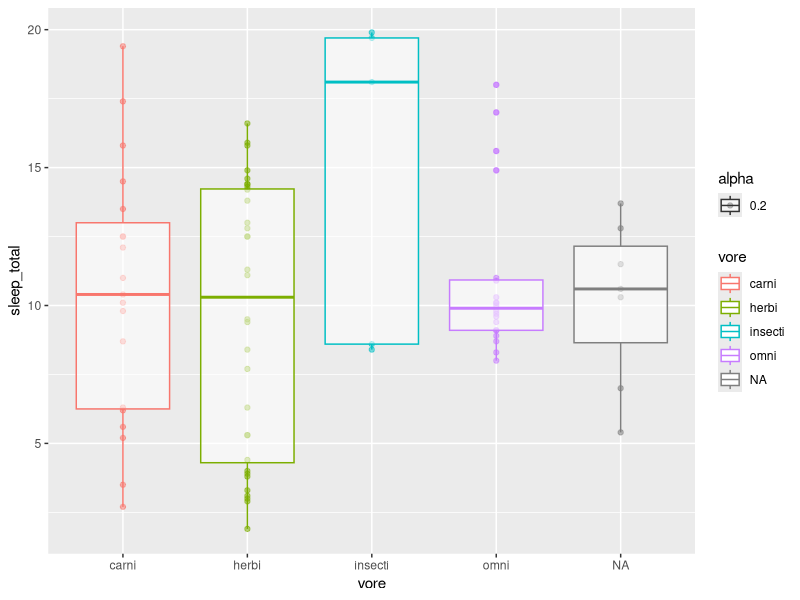
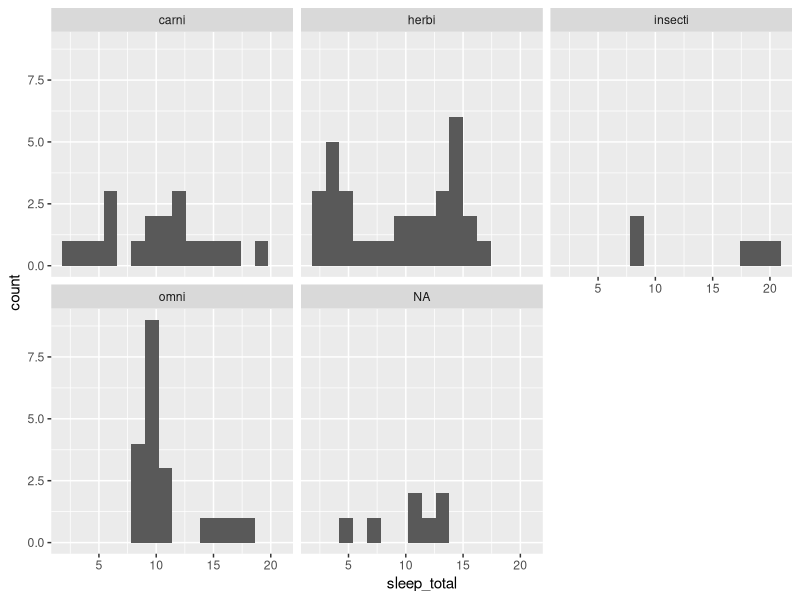
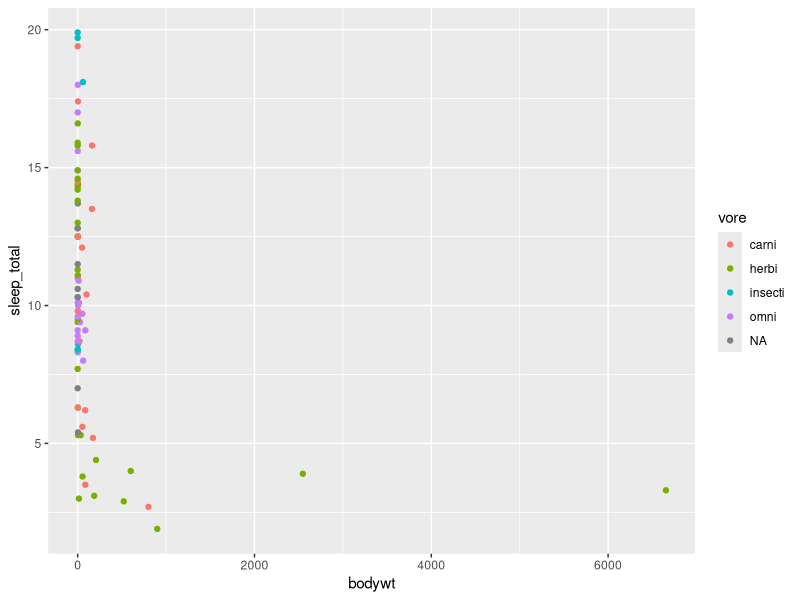
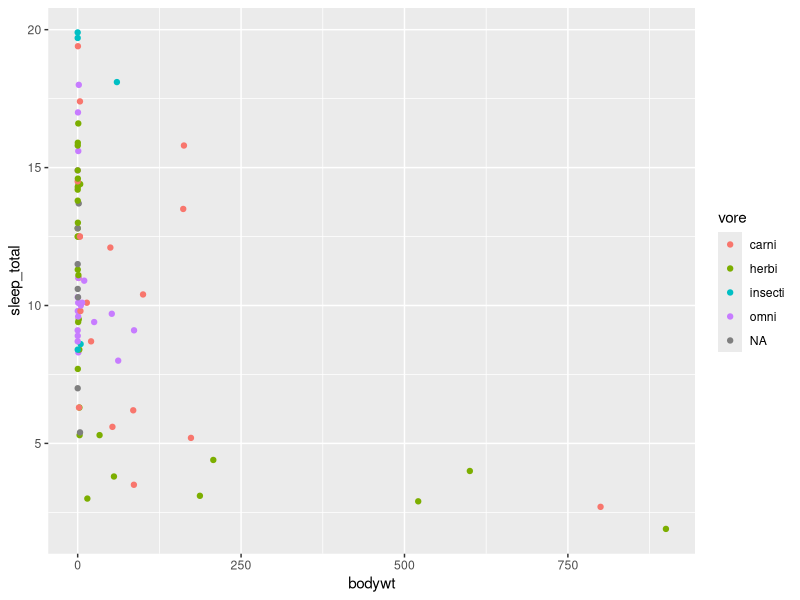
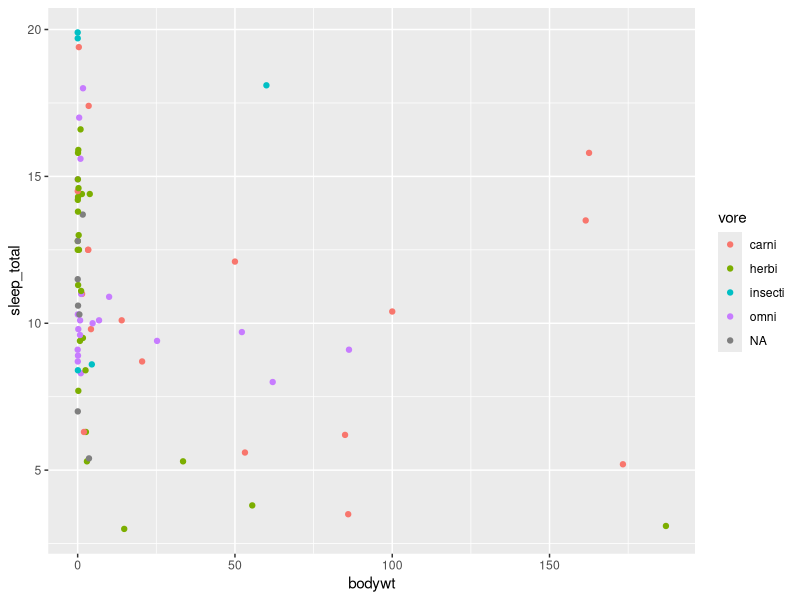
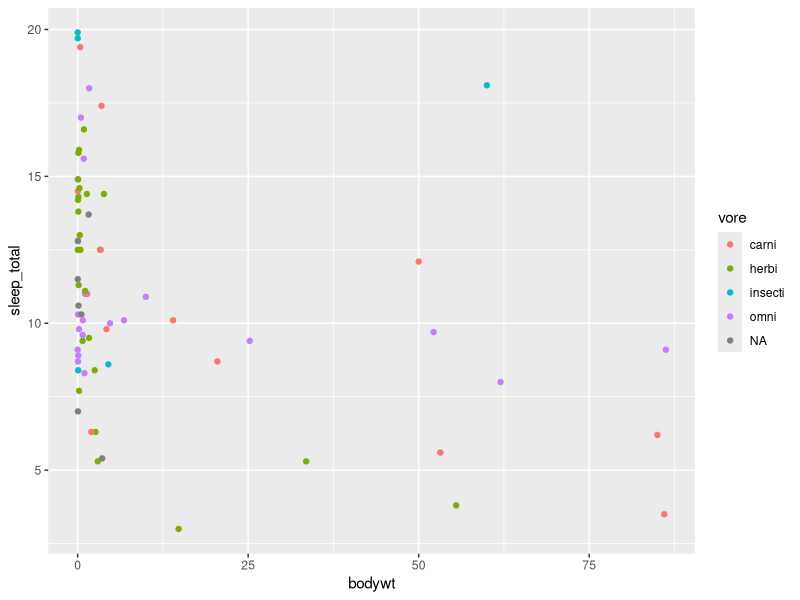
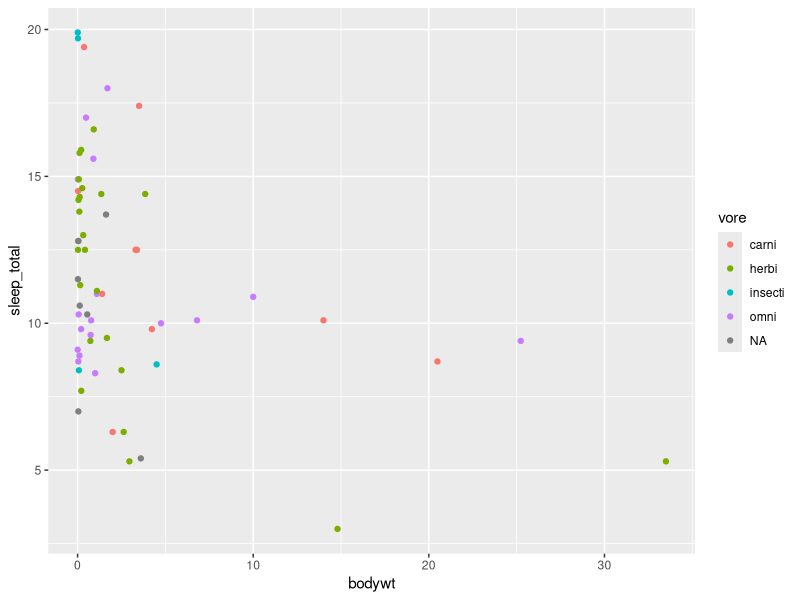
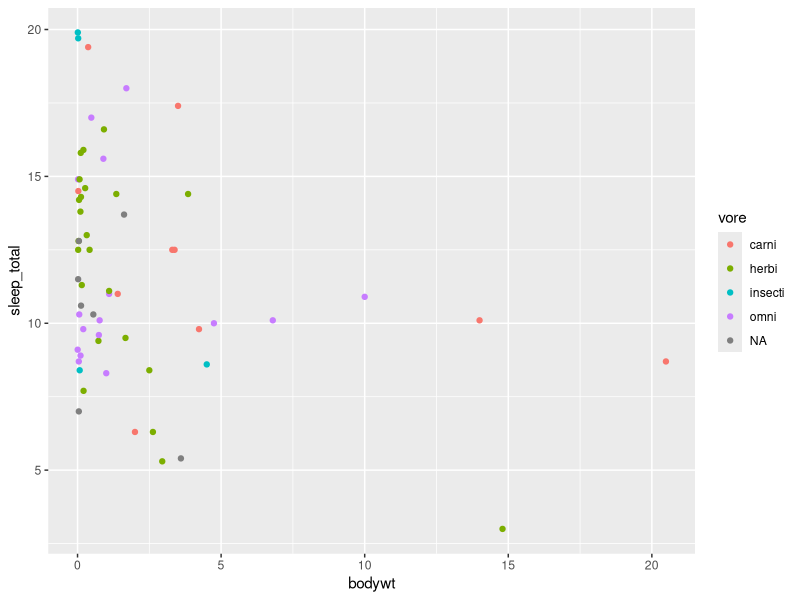

These figures' R source, in order:
## ---- chunk 1
library(tidyverse)
library(dplyr)
library(tibble)
library(ggplot2)
## ---- chunk 2
data("msleep")
head(msleep)
## ---- chunk 3
# converting the data to tibble
sleep_data <- as_tibble(msleep)
sleep_data
## ---- chunk 4
select(sleep_data, -c( genus, order))
sleep <- select(sleep_data, -c( genus, order))
## ---- chunk 5
sleep <- mutate(sleep , prop = ((brainwt/bodywt)*100))
sleep
## ---- chunk 6
sleep <- arrange(sleep, sleep_total)

## ---- chunk 7
ggplot(sleep, aes(x = vore , y = sleep_total , color = vore, alpha = 0.2)) + geom_point() + geom_boxplot()
## ---- chunk 8
ggplot( data = sleep , aes(x= sleep_total))  + geom_histogram( bins = 16) + facet_wrap(~vore , nrow = 2)
## ---- chunk 9
# sleep plotted against weight, the clusters were magnified by limiting a maximum body weight.
ggplot( sleep , aes(x = bodywt, y = sleep_total, color = vore)) + geom_point()
ggplot( filter(sleep,bodywt < 2000) , aes(x = bodywt, y = sleep_total, color = vore)) + geom_point()
ggplot( filter(sleep,bodywt < 200) , aes(x = bodywt, y = sleep_total, color = vore)) + geom_point()
ggplot( filter(sleep,bodywt < 100) , aes(x = bodywt, y = sleep_total, color = vore)) + geom_point()
ggplot( filter(sleep,bodywt < 50) , aes(x = bodywt, y = sleep_total, color = vore)) + geom_point()
ggplot( filter(sleep,bodywt < 25) , aes(x = bodywt, y = sleep_total, color = vore)) + geom_point()
ggplot( filter(sleep,bodywt < 10) , aes(x = bodywt, y = sleep_total, color = vore)) + geom_point()
ggplot( filter(sleep,bodywt < 2.5) , aes(x = bodywt, y = sleep_total, color = vore)) + geom_point()
ggplot( filter(sleep,bodywt < 0.5) , aes(x = bodywt, y = sleep_total, color = vore)) + geom_point()
## ---- chunk 10
head(select(sleep, name, sleep_total, bodywt ))
tail(select(sleep, name, sleep_total, bodywt ))
## ---- chunk 11
ggplot(sleep, aes(x = conservation , y = sleep_total , color = vore , alpha = 0.6)) + geom_point() + geom_boxplot()
## ---- chunk 12
ggplot( sleep , aes(x = vore, y = sleep_total, color = conservation)) + geom_point()
